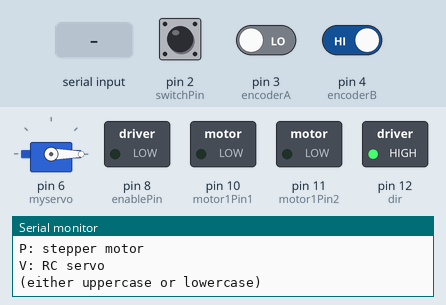
Simulated run of this sketch. Board: Arduino Uno, built with avr-gcc and run on an emulated ATmega328P. Shown: servo, switched loads named in the sketch (green lamp = pin HIGH), the last lines printed to the serial monitor. The inputs (shaded band) are chosen by the test bench; at power-on: pin 2 (switchPin) HIGH, pin 3 (encoderA) LOW, pin 4 (encoderB) HIGH.

Above: at 1.2 s.
1.3 s: "c90\n" received over Serial
At 2.1 s:
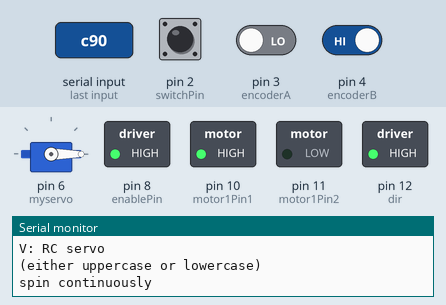
2.8 s: "D" received over Serial
At 3.3 s:
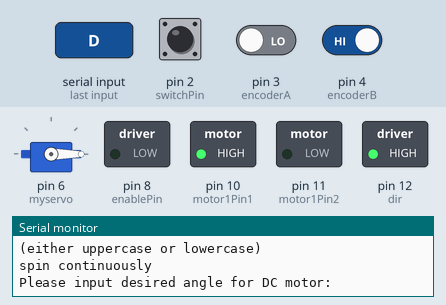
4.3 s: "p" received over Serial
6.8 s: "c,45\n" received over Serial
At 7.5 s:
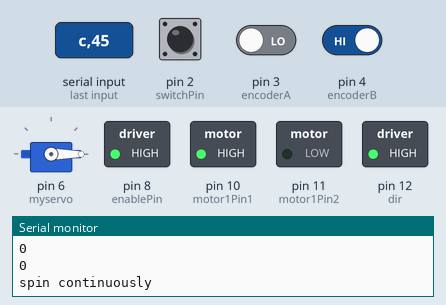
8.3 s: pin 2 (switchPin) pulled LOW for 0.15 s
At 8.37 s:
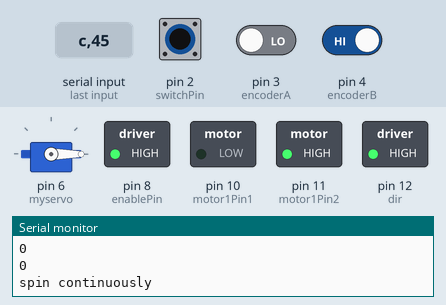
9.9 s: pin 2 (switchPin) pulled LOW for 3.2 s
At 13.5 s:
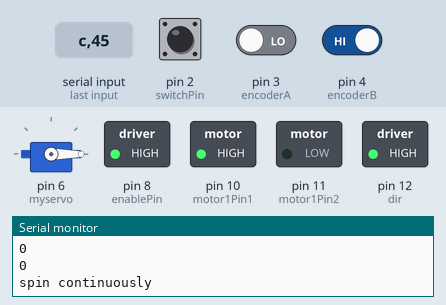
Timing chart, 0 to 15.0 s (numbered marks = the images above; inputs shaded):
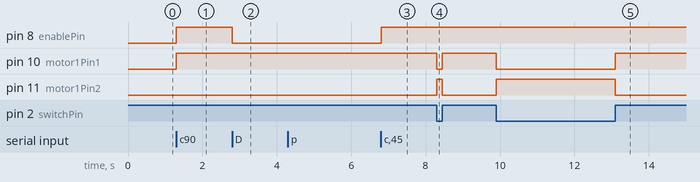

Measured:
- after the input at 1.3 s, pin 8 (enablePin), pin 10 (motor1Pin1): LOW → HIGH at once
- after the input at 2.8 s, pin 8 (enablePin): HIGH → LOW at once
- after the input at 6.8 s, pin 8 (enablePin): LOW → HIGH at once
- after the input at 8.3 s, pin 10 (motor1Pin1): HIGH → LOW at once, → HIGH 0.15 s later; pin 11 (motor1Pin2): LOW → HIGH at once, → LOW 0.15 s later
- after the input at 9.9 s, pin 10 (motor1Pin1): HIGH → LOW at once, → HIGH 3.2 s later; pin 11 (motor1Pin2): LOW → HIGH at once, → LOW 3.2 s later

The sketch:

motorlab.ino
```cpp
#include <Stepper.h>
#include <Servo.h>


#define STEPPER_SPEED 50
#define MAX_VELOCITY 255
void run_cw (int v);
void run_ccw (int v);
void DCmotor(int v);
int steps = 9;
int dir = 12;

int switchPin = 2;    // switch input
int motor1Pin1 = 10;    // pin 10 on L293D
int motor1Pin2 = 11;    // pin 11 on L293D
int encoderA = 3;    // pin 3 on encoder
int encoderB = 4;    // pin 4 on encoder
int enablePin = 8;    // pin 1 on L293D
char command;
//in this case gear ratio is 1:60
int gear_ratio = 60;
int desire_angle = 0;
int desire_steps = 0;
int desire_servo = 0;
int smalldegree = 0;
int limit = 0;
//int countAB = 0;
int velocity = 0;
boolean run = false;
boolean spin = false;
boolean servo = false;
boolean stepper = false;
boolean wait4angle = false;
boolean wait4step = false;
boolean wait4servo = false;
int kp = 1;
int ki = 0.1;
int kd = 1;
int sum = 0;
int last = 0;

volatile int encoder0Pos = 0;

// change this to fit the number of steps per revolution for your motor
const int stepsPerRevolution = 200;

// create servo object to control a servo
// a maximum of eight servo objects can be created
Servo myservo;

void setup(){
  Stepperinit();
  DCinit();
  Servoinit();

  pinMode(encoderA, INPUT);
  pinMode(encoderB, INPUT);
  attachInterrupt(0, countA, CHANGE);
  attachInterrupt(1, countB, CHANGE);

  Serial.begin(9600);
  Serial.println("Intruction:");
  Serial.println("C: spin continuously");
  Serial.println("S: stop");
  Serial.println("D: DC motor");
  Serial.println("P: stepper motor");
  Serial.println("V: RC servo");
  Serial.println("(either uppercase or lowercase)");
}

void Stepperinit(){
  pinMode(dir, OUTPUT);
  pinMode(steps, OUTPUT);
  digitalWrite(dir,1);
}

void DCinit(){
  //  Serial.println("Input the desired angle:\n");
  // set the switch as an input:
  pinMode(switchPin, INPUT);
  digitalWrite(switchPin, HIGH);

  pinMode(encoderA, INPUT);
  digitalWrite(encoderA, HIGH);
  // set all the other pins you're using as outputs:
  pinMode(motor1Pin1, OUTPUT);
  pinMode(motor1Pin2, OUTPUT);
  // pinMode(enablePin, OUTPUT);

  // set enablePin high so that motor can turn on:
  // digitalWrite(enablePin, HIGH);
  // digitalWrite(switchPin, HIGH);
  // attachInterrupt(1, count, FALLING);//numbers 0 (on digital pin 2) and 1 (on digital pin 3)
}

void Servoinit(){
  // attaches the servo on pin 9 to the servo object
  myservo.attach(6);
  myservo.write(0); //set servo to 0
}

void loop(){
  int error = 0;
  int difference = 0;

  //get input from prompt
  Prompt();

  if(run){
    //done
    if (encoder0Pos==limit) {
      encoder0Pos = 0;
      run = false;
      last = 0;
      sum = 0;
    }
    //PID
    error = limit-encoder0Pos;
    sum += error;
    difference = last-error;
    velocity = min(kp*error+ki*sum+kd*difference, MAX_VELOCITY);
    last = error;
    Serial.println(limit);
    Serial.println(encoder0Pos);
    DCmotor(velocity);
  }
  else if(spin){
    DCmotor(MAX_VELOCITY);
  }
  else if(servo) {
    myservo.write(desire_servo);
  }
  else if(stepper){
    if(desire_steps!=0){
      desire_steps--;
      digitalWrite(steps, 1);
      delay(500/STEPPER_SPEED);
      digitalWrite(steps, 0);
      delay(500/STEPPER_SPEED);
    }
    else
      stepper=false;
    }
  else {
    analogWrite(enablePin, 0);
  }

  if(desire_steps!=0){
    desire_steps--;
    digitalWrite(steps, 1);
    delay(500/STEPPER_SPEED);
    digitalWrite(steps, 0);
    delay(500/STEPPER_SPEED);
  }
}

void Prompt(){
  // if there's any serial available, read it:
  if(Serial.available() > 0) {
    if(wait4angle){
      desire_angle=Serial.parseInt();
      desire_angle = desire_angle%360;
      run=true;
      //countAB=0; //reset the counter
      encoder0Pos = 0;
      Serial.print("The desired angle is:\t");
      Serial.println(desire_angle);
      wait4angle=false;
      //convert the desired agle to the total angle at the rear shaft (multiply gear ratio)
      smalldegree = desire_angle *gear_ratio;
      //12 count per revolution at the rear shaft
      //meaning each count represent 30 degree
      //to calculate how many counts needed for the desire angle
      //we divide total angle at the rear shaft with 30 degree
      limit = smalldegree/(360/(3*60));
    }
    else if(wait4step){
      desire_steps=Serial.parseInt();
      Serial.print("The desired number of degrees is:\t");
      Serial.println(desire_steps);
      if(desire_steps>0)
        digitalWrite(dir,1);
      else if(desire_steps<0)
        digitalWrite(dir,0);
      desire_steps=abs(desire_steps);
      desire_steps/=1.8;
      wait4step=false;
    }
    else if(wait4servo){
      desire_servo=Serial.parseInt();
      Serial.print("The desired number of degrees for servo is(0~180):\t");
      Serial.println(desire_servo);
      wait4servo=false;
      servo=true;
    }
    else{
      command=Serial.read();
      if(command=='c'||command=='C'){
        Serial.println("spin continuously");
        spin=true;
        run=false;
        servo=false;
      }
      else if(command=='s'||command=='S'){
        Serial.println("stop");
        run=false;
        spin=false;
        servo=false;
      }
      else if(command=='d'||command=='D'){
        spin=false;
        Serial.println("Please input desired angle for DC motor:\n");
        wait4angle=true;
      }
      else if(command=='p'||command=='P'){
        Serial.println("Please input desired number of degrees for Stepper:\n");
        wait4step=true;
      }
      else if(command=='v'||command=='V'){
        Serial.println("Please input desired number of degrees for Servo:\n");
        wait4servo=true;
      }
    }
  }
}

void DCmotor(int v){
  if (spin) {
    if (digitalRead(switchPin) == HIGH) run_cw(v);
    else run_ccw(v);
  }
  else if (run){
    if (v>=0) run_cw(v);
    else run_ccw(-v);
  }
}
void countA(){
  // look for a low-to-high on channel A
  if (digitalRead(encoderA) == HIGH) {
    // check channel B to see which way encoder is turning
    if (digitalRead(encoderB) == LOW) encoder0Pos++; // CW
    else encoder0Pos--; // CCW
  }
  else {
    // check channel B to see which way encoder is turning
    if (digitalRead(encoderB) == HIGH) encoder0Pos++; // CW
    else encoder0Pos--; // CCW
  }
}
void countB(){
  // look for a low-to-high on channel B
  if (digitalRead(encoderB) == HIGH) {
   // check channel A to see which way encoder is turning
    if (digitalRead(encoderA) == HIGH) encoder0Pos++; // CW
    else encoder0Pos--; // CCW
  }
  else {
    // check channel B to see which way encoder is turning
    if (digitalRead(encoderA) == LOW) encoder0Pos++; // CW
    else encoder0Pos--; // CCW
  }
}
void run_cw (int v){
  analogWrite(enablePin, v);
  digitalWrite(motor1Pin1, HIGH);  // set pin 2 on L293D high
  digitalWrite(motor1Pin2, LOW);   // set pin 7 on L293D low
}
void run_ccw (int v){
  analogWrite(enablePin, v);
  digitalWrite(motor1Pin1, LOW);  // set pin 2 on L293D high
  digitalWrite(motor1Pin2, HIGH);   // set pin 7 on L293D low
}
```
